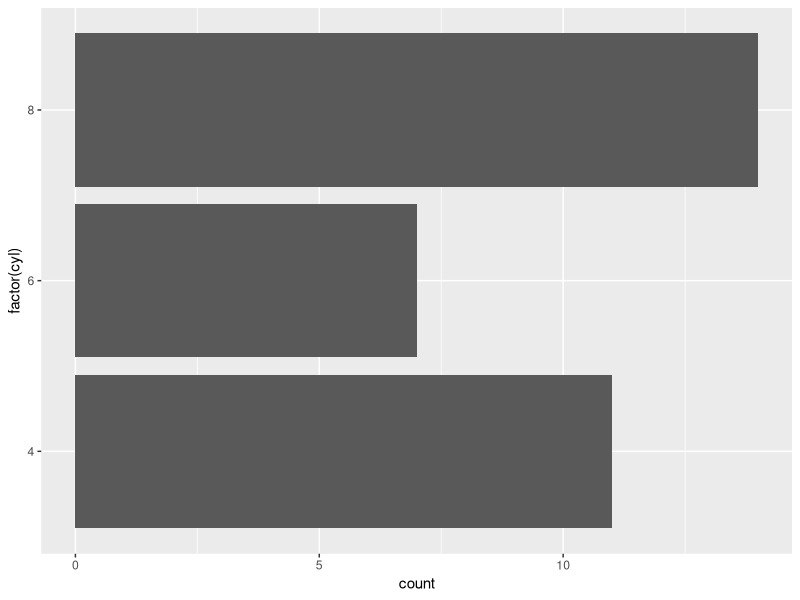

Write R code to recreate this figure.
# NL: using mtcars, make a horizontal bar chart showing the count of cars for each cylinder count
library(ggplot2)
ggplot(mtcars, aes(x = factor(cyl))) + geom_bar() + coord_flip()
